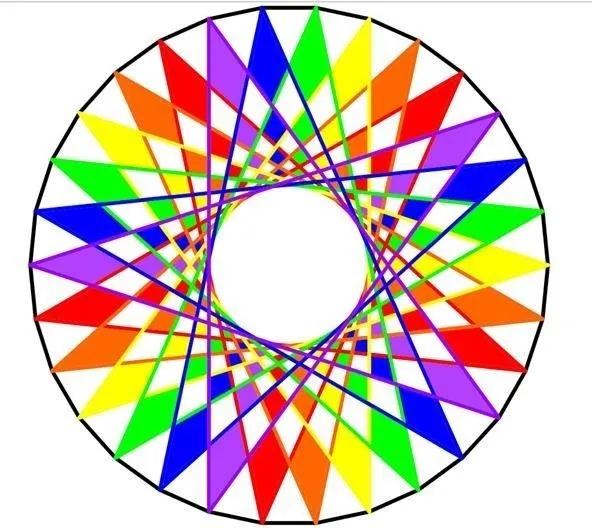
#> input picture Friday 08:30 - 10:30/E22CSEU1069_Adv_Cv_Labs/LAB_6/image.webp, 592 x 528 px, given in place of image.jpeg, which was not available
$ jupyter execute lab4_computer_vision.ipynb
#> lines starting #> are read from the running program, lines starting #| are printed output that depends on the picture; pictures that were not available may be replaced by others from this repository, and a replacement may not be noted
[cell 1]
import cv2
import numpy as np
import matplotlib.pyplot as plt
def compute_histogram(image, color=False):
    """Compute and display histogram of an image."""
    if color:
        channels = ('b', 'g', 'r')
        for i, col in enumerate(channels):
            hist = cv2.calcHist([image], [i], None, [256], [0, 256])
            plt.plot(hist, color=col)
        plt.title("Color Image Histogram")
    else:
        hist = cv2.calcHist([image], [0], None, [256], [0, 256])
        plt.plot(hist, color='black')
        plt.title("Grayscale Image Histogram")
    plt.xlabel("Gray Level")
    plt.ylabel("Number of Pixels")
    plt.show()
def compute_probability_histogram(image):
    """Compute and display probability histogram of an image."""
    hist = cv2.calcHist([image], [0], None, [256], [0, 256])
    hist_prob = hist / hist.sum()
    plt.plot(hist_prob, color='black')
    plt.title("Probability Histogram")
    plt.xlabel("Gray Level")
    plt.ylabel("Probability")
    plt.show()
def enhance_contrast(image):
    """Enhance contrast using histogram equalization."""
    equalized = cv2.equalizeHist(image)
    return equalized
def analyze_brightness(image):
    """Analyze histogram changes for bright and dark images."""
    bright_image = cv2.convertScaleAbs(image, alpha=1.2, beta=50)
    dark_image = cv2.convertScaleAbs(image, alpha=1.2, beta=-50)
    plt.figure(figsize=(10, 5))
    plt.subplot(1, 3, 1)
    plt.imshow(image, cmap='gray')
    plt.title("Original Image")
    plt.axis("off")
    plt.subplot(1, 3, 2)
    plt.imshow(bright_image, cmap='gray')
    plt.title("Bright Image")
    plt.axis("off")
    plt.subplot(1, 3, 3)
    plt.imshow(dark_image, cmap='gray')
    plt.title("Dark Image")
    plt.axis("off")
    plt.show()
    compute_histogram(bright_image, color=False)
    compute_histogram(dark_image, color=False)
def main():
    # Load a color image
    image = cv2.imread("/content/image.jpeg")
#> image is the input picture: shape (528, 592, 3); mean B, G, R 186.2, 194.9, 209.3
    if image is None:
        print("Error: Image not found!")
        return
    image_gray = cv2.cvtColor(image, cv2.COLOR_BGR2GRAY)
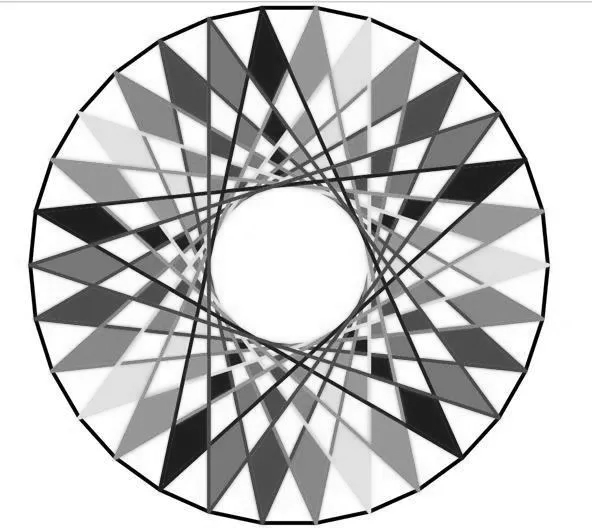
#> image_gray: shape (528, 592); min 0, max 255, mean 198.2
    # Compute histograms
    compute_histogram(image, color=True)  # Color image histogram
    compute_histogram(image_gray, color=False)  # Grayscale image histogram

    # Probability histogram
    compute_probability_histogram(image_gray)
#> in compute_probability_histogram, `hist = cv2.calcHist([image], [0], None, [256], [0, 256])`: hist = 256 values, max 106488 at index 255, min 48 at index 11, mean 1221
#> in compute_probability_histogram, `hist_prob = hist / hist.sum()`: hist_prob = 256 values, max 0.341 at index 255, min 0.000154 at index 11, mean 0.00391

    # Contrast enhancement
    equalized_image = enhance_contrast(image_gray)
#> in enhance_contrast, `equalized = cv2.equalizeHist(image)`:
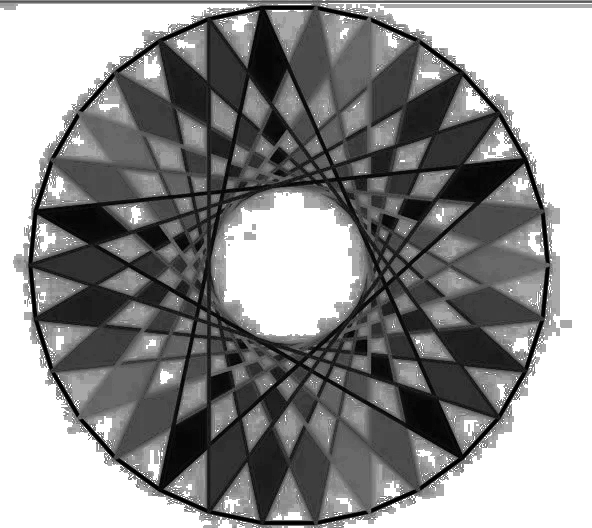
#> equalized: shape (528, 592); min 0, max 255, mean 143.1

    # Analyze histogram changes for bright and dark images
    analyze_brightness(image)
#> in analyze_brightness, `bright_image = cv2.convertScaleAbs(image, alpha=1.2, beta=50)`:
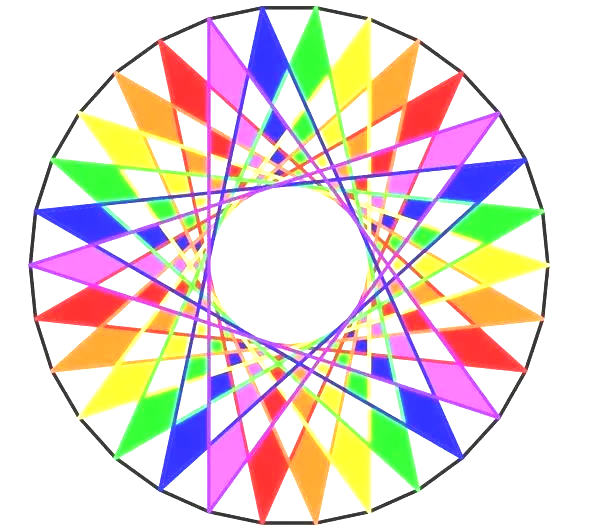
#> bright_image: shape (528, 592, 3); mean B, G, R 211.1, 216.5, 229.4
#> in analyze_brightness, `dark_image = cv2.convertScaleAbs(image, alpha=1.2, beta=-50)`:
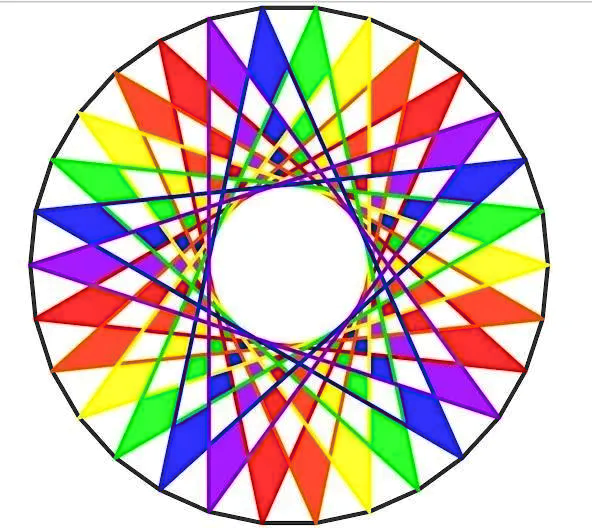
#> dark_image: shape (528, 592, 3); mean B, G, R 186, 192.7, 208
#> call 3 of compute_histogram, with color = False
#> in compute_histogram (call 3), `hist = cv2.calcHist([image], [0], None, [256], [0, 256])`: hist = 256 values, max 214223 at index 255, min 0 at index 0, mean 1221
#> in compute_histogram (call 3), `plt.show()`:
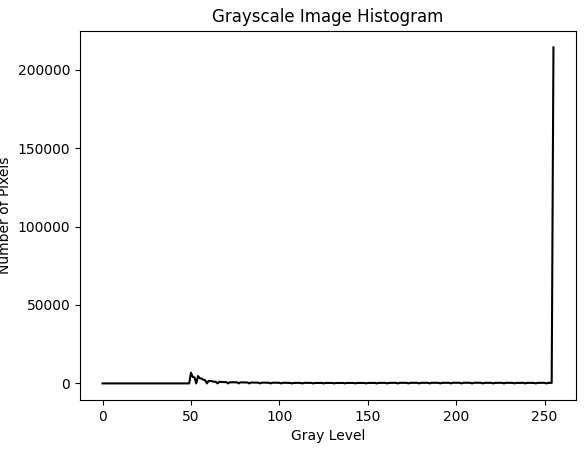
#> figure drawn by matplotlib, 1 panel; curve peaks at x = 255, y = 214223
#> call 4 of compute_histogram, with color = False
#> in compute_histogram (call 4), `hist = cv2.calcHist([image], [0], None, [256], [0, 256])`: hist = 256 values, max 127300 at index 255, min 0 at index 55, mean 1221
#> in compute_histogram (call 4), `plt.show()`:
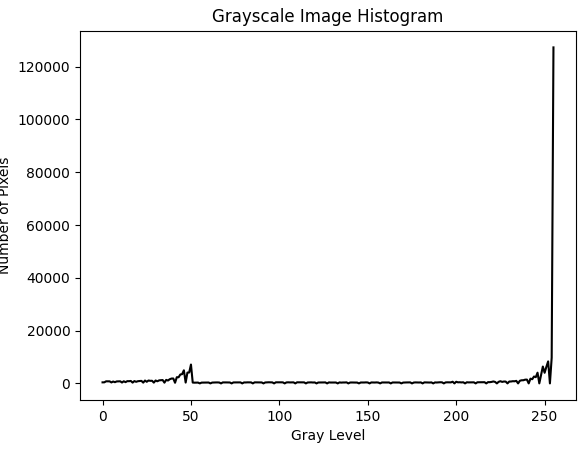
#> figure drawn by matplotlib, 1 panel; curve peaks at x = 255, y = 127300

    # Show results
    plt.figure(figsize=(10, 5))
    plt.subplot(1, 2, 1)
    plt.imshow(image_gray, cmap='gray')
    plt.title("Original Grayscale Image")
    plt.axis("off")

    plt.subplot(1, 2, 2)
    plt.imshow(equalized_image, cmap='gray')
    plt.title("Contrast Enhanced Image")
    plt.axis("off")

    plt.show()

    # Compute histogram of enhanced image
    compute_histogram(equalized_image, color=False)

if __name__ == "__main__":
    main()

[cell 2]
import cv2
import numpy as np
import matplotlib.pyplot as plt

def compute_fft(image):
    """Compute and display the Fourier Transform magnitude spectrum."""
    dft = np.fft.fft2(image)
    dft_shift = np.fft.fftshift(dft)
    magnitude_spectrum = 20 * np.log(np.abs(dft_shift) + 1)

    plt.imshow(magnitude_spectrum, cmap='gray')
    plt.title("Magnitude Spectrum")
    plt.colorbar()
    plt.show()

    return dft_shift

def compute_ifft(dft_shift):
    """Compute and display the reconstructed image using Inverse FFT."""
    f_ishift = np.fft.ifftshift(dft_shift)
    img_reconstructed = np.fft.ifft2(f_ishift)
    img_reconstructed = np.abs(img_reconstructed)

    return img_reconstructed

def verify_rotation_property(image):
    """Verify the Rotation Property of the Fourier Transform."""
    (h, w) = image.shape[:2]
    center = (w // 2, h // 2)

    M = cv2.getRotationMatrix2D(center, 45, 1.0)
    rotated_image = cv2.warpAffine(image, M, (w, h))

    dft_original = compute_fft(image)
    dft_rotated = compute_fft(rotated_image)

    plt.subplot(1, 2, 1)
    plt.imshow(image, cmap='gray')
    plt.title("Original Image")

    plt.subplot(1, 2, 2)
    plt.imshow(rotated_image, cmap='gray')
    plt.title("Rotated Image")

    plt.show()

def main():
    # Load a grayscale image
    image = cv2.imread("/content/image.jpeg", cv2.IMREAD_GRAYSCALE)
    if image is None:
        print("Error: Image not found!")
        return

    # Perform FFT and IFFT
    dft_shift = compute_fft(image)
#> in compute_fft, `magnitude_spectrum = 20 * np.log(np.abs(dft_shift) + 1)`:
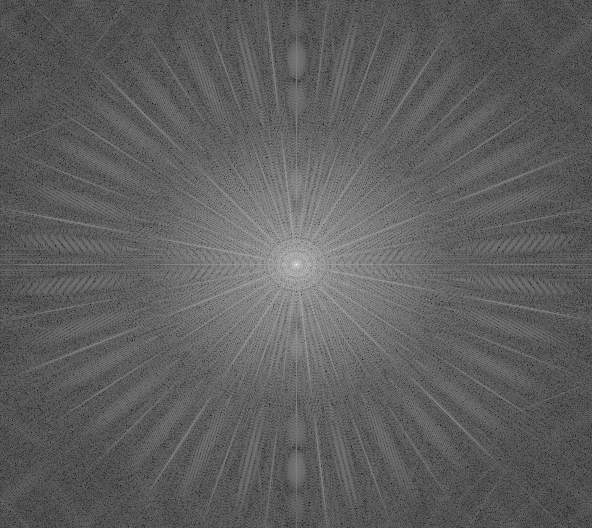
#> magnitude_spectrum: shape (528, 592) float64; min 55.88, max 358.8, mean 169; drawn with min black and max white
    reconstructed_image = compute_ifft(dft_shift)

    # Display reconstructed image
    plt.imshow(reconstructed_image, cmap='gray')
    plt.title("Reconstructed Image from IFFT")
    plt.axis("off")
    plt.show()

    # Verify Rotation Property of Fourier Transform
    verify_rotation_property(image)
#> in verify_rotation_property, `rotated_image = cv2.warpAffine(image, M, (w, h))`:
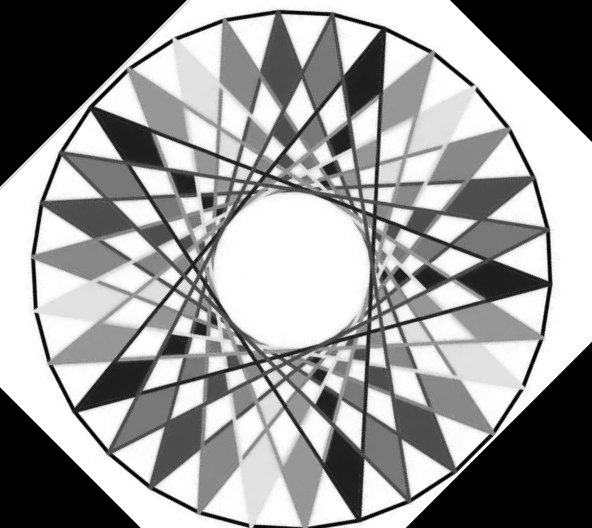
#> rotated_image: shape (528, 592); min 0, max 255, mean 153.7
#> in compute_fft (call 3), `magnitude_spectrum = 20 * np.log(np.abs(dft_shift) + 1)`:
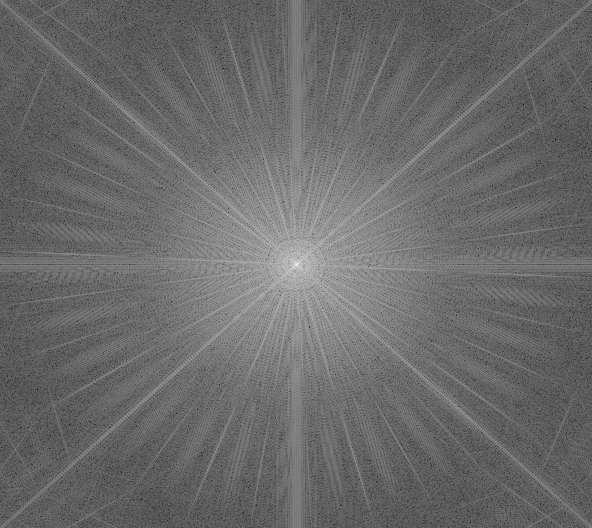
#> magnitude_spectrum: shape (528, 592) float64; min 26.98, max 353.7, mean 163.3; drawn with min black and max white
#> in compute_fft (call 3), `plt.show()`:
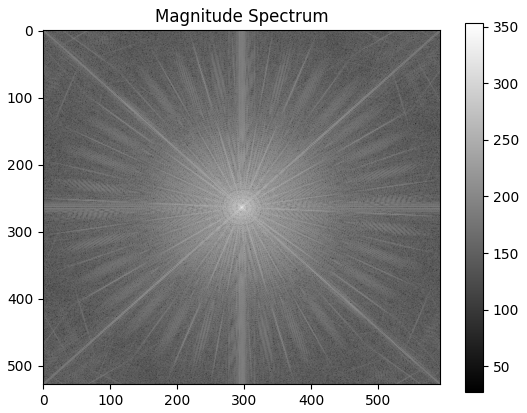
#> figure drawn by matplotlib, 2 panels

if __name__ == "__main__":
    main()
